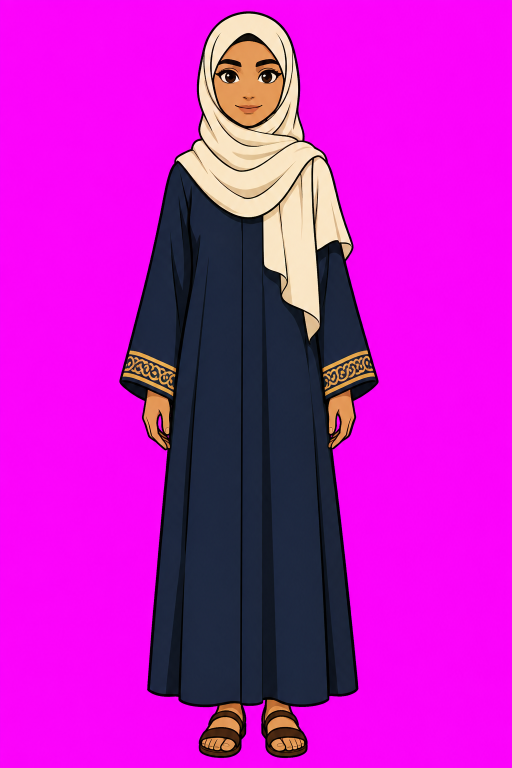
#> input picture characters/arab_woman/base.png.raw.png, 1024 x 1536 px (shown at 1/2 size)
$ python -i evaluate_wa.py   (imports and definitions only)
#> lines starting #> are read from the running program, lines starting #| are printed output that depends on the picture
#!/usr/bin/env python3
"""Model-independent pixel measurements. A mechanical pass NEVER means better art.

inspect reports raw measurements; gate needs separately reviewed annotations.
compare evaluates the candidate and records reference metrics without forcing the
reference into our <=32 colour policy. Missing human evidence remains HOLD.
"""
from __future__ import annotations

import argparse
from collections import Counter
import hashlib
import json
import math
from pathlib import Path
import sys
import warnings
# [1 line not run here, left out]

from PIL import Image

ORDER = ['down', 'left', 'right', 'up']
NEIGHBORS = [(1, 0), (-1, 0), (0, 1), (0, -1)]


def luminance(p):
    # Encoded Rec.709 luma proxy (0..255), not WCAG relative luminance.
    return .2126*p[0] + .7152*p[1] + .0722*p[2]


def mask(im):
    return {(x, y) for y in range(im.height) for x in range(im.width) if im.getpixel((x, y))[3] >= 128}


# [16 lines left out: function components, not called in this run]


def crop(sheet, row, col):
    return sheet.crop((col*32, row*32, col*32+32, row*32+32))


def metric(im):
    points = mask(im)
    bb = im.getchannel('A').getbbox() or (0, 0, 0, 0)
    boundary = [(x, y) for x, y in points if any((x+dx, y+dy) not in points for dx, dy in NEIGHBORS)]
    sizes = components(points)
    dark = {p for p in boundary if luminance(im.getpixel(p)) <= 105}
    return {
        'height': bb[3]-bb[1], 'width': bb[2]-bb[0], 'ink': len(points),
        'coverage': round(len(points)/1024, 4),
        'bbox_density': round(len(points)/max(1, (bb[2]-bb[0])*(bb[3]-bb[1])), 4),
        'components': len(sizes), 'largest_component_fraction': round(max(sizes, default=0)/max(1, len(points)), 4),
        'single_pixel_components': sizes.count(1),
        'dark_boundary_fraction': round(len(dark)/max(1, len(boundary)), 4),
        # Boundary darkness is a proxy, NOT proof of an unbroken artistic outline.
        'dark_boundary_continuity': round(max(components(dark, NEIGHBORS + [(1,1),(1,-1),(-1,1),(-1,-1)]), default=0)/max(1,len(boundary)),4),
        'baseline': bb[3],
        'centroid_x': round(sum(x for x, y in points)/max(1, len(points)), 4),
        'colours': len({im.getpixel(p)[:3] for p in points})}


# [171 lines left out: functions measure, rect, face_checks, assess, wilson_lower, main, not called in this run]


# [2 lines not run here, left out]

>>> import cv2
>>> picture = cv2.imread('../characters/arab_woman/base.png.raw.png', cv2.IMREAD_GRAYSCALE)
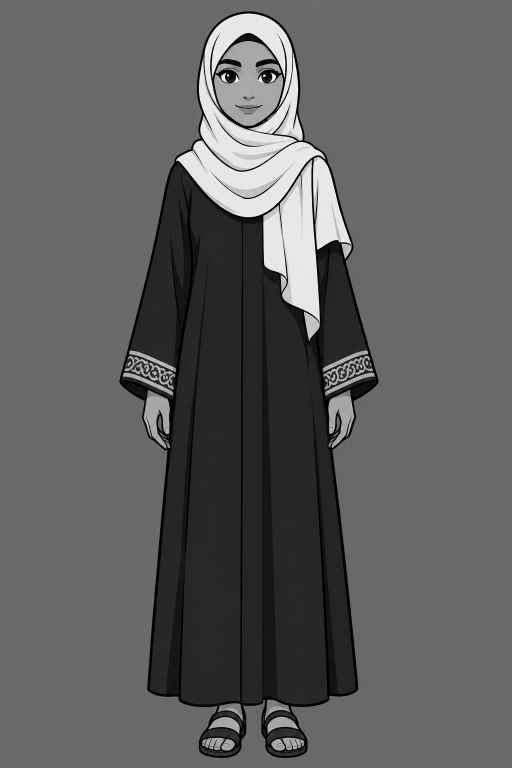
#> picture: shape (1536, 1024) (shown at 1/2 size); min 0, max 255, mean 94.6
#> (the run stopped early here; a loop or call above may not have finished)

$ run again, on characters/arab_woman/sheet.png
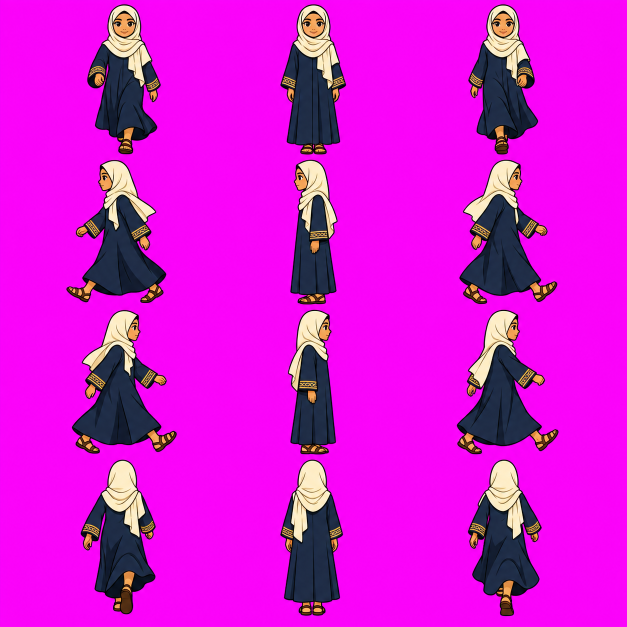
#> input picture characters/arab_woman/sheet.png, 1254 x 1254 px (shown at 1/2 size)
#> `picture = cv2.imread('../characters/arab_woman/base.png.raw.png', cv2...`:
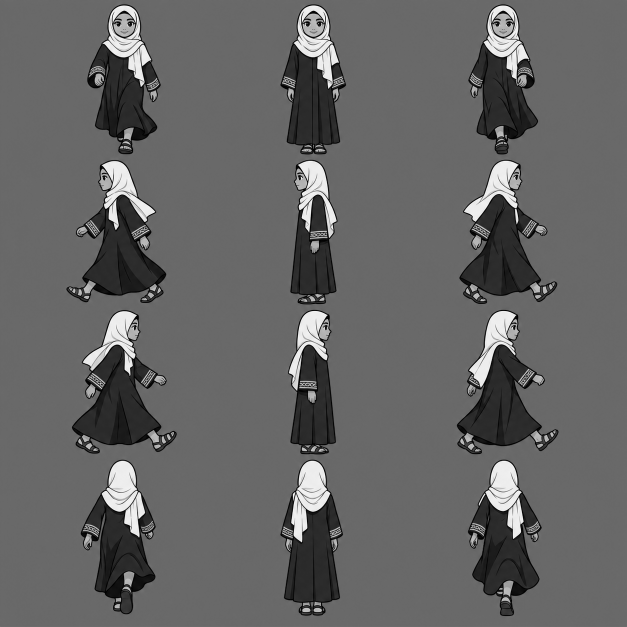
#> picture: shape (1254, 1254) (shown at 1/2 size); min 0, max 255, mean 100.7
